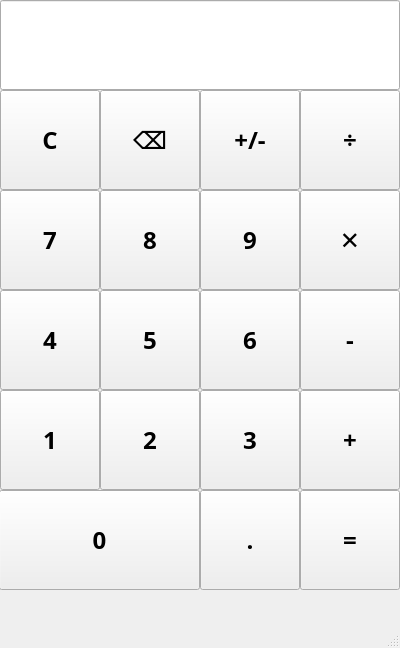
<?xml version="1.0" encoding="UTF-8"?>
<ui version="4.0">
 <class>MainWindow</class>
 <widget class="QMainWindow" name="MainWindow">
  <property name="geometry">
   <rect>
    <x>0</x>
    <y>0</y>
    <width>400</width>
    <height>648</height>
   </rect>
  </property>
  <property name="windowTitle">
   <string>MainWindow</string>
  </property>
  <widget class="QWidget" name="centralwidget">
   <widget class="QPushButton" name="pushButton_7">
    <property name="geometry">
     <rect>
      <x>0</x>
      <y>190</y>
      <width>100</width>
      <height>100</height>
     </rect>
    </property>
    <property name="font">
     <font>
      <family>Segoe UI Black</family>
      <pointsize>18</pointsize>
      <weight>75</weight>
      <bold>true</bold>
     </font>
    </property>
    <property name="text">
     <string>7</string>
    </property>
   </widget>
   <widget class="QPushButton" name="pushButton_8">
    <property name="geometry">
     <rect>
      <x>100</x>
      <y>190</y>
      <width>100</width>
      <height>100</height>
     </rect>
    </property>
    <property name="font">
     <font>
      <family>Segoe UI Black</family>
      <pointsize>18</pointsize>
      <weight>75</weight>
      <bold>true</bold>
     </font>
    </property>
    <property name="text">
     <string>8</string>
    </property>
   </widget>
   <widget class="QPushButton" name="pushButton_9">
    <property name="geometry">
     <rect>
      <x>200</x>
      <y>190</y>
      <width>100</width>
      <height>100</height>
     </rect>
    </property>
    <property name="font">
     <font>
      <family>Segoe UI Black</family>
      <pointsize>18</pointsize>
      <weight>75</weight>
      <bold>true</bold>
     </font>
    </property>
    <property name="text">
     <string>9</string>
    </property>
   </widget>
   <widget class="QPushButton" name="pushButton_4">
    <property name="geometry">
     <rect>
      <x>0</x>
      <y>290</y>
      <width>100</width>
      <height>100</height>
     </rect>
    </property>
    <property name="font">
     <font>
      <family>Segoe UI Black</family>
      <pointsize>18</pointsize>
      <weight>75</weight>
      <bold>true</bold>
     </font>
    </property>
    <property name="text">
     <string>4</string>
    </property>
   </widget>
   <widget class="QPushButton" name="pushButton_5">
    <property name="geometry">
     <rect>
      <x>100</x>
      <y>290</y>
      <width>100</width>
      <height>100</height>
     </rect>
    </property>
    <property name="font">
     <font>
      <family>Segoe UI Black</family>
      <pointsize>18</pointsize>
      <weight>75</weight>
      <bold>true</bold>
     </font>
    </property>
    <property name="text">
     <string>5</string>
    </property>
   </widget>
   <widget class="QPushButton" name="pushButton_6">
    <property name="geometry">
     <rect>
      <x>200</x>
      <y>290</y>
      <width>100</width>
      <height>100</height>
     </rect>
    </property>
    <property name="font">
     <font>
      <family>Segoe UI Black</family>
      <pointsize>18</pointsize>
      <weight>75</weight>
      <bold>true</bold>
     </font>
    </property>
    <property name="text">
     <string>6</string>
    </property>
   </widget>
   <widget class="QPushButton" name="pushButton_1">
    <property name="geometry">
     <rect>
      <x>0</x>
      <y>390</y>
      <width>100</width>
      <height>100</height>
     </rect>
    </property>
    <property name="font">
     <font>
      <family>Segoe UI Black</family>
      <pointsize>18</pointsize>
      <weight>75</weight>
      <bold>true</bold>
     </font>
    </property>
    <property name="styleSheet">
     <string notr="true"/>
    </property>
    <property name="text">
     <string>1</string>
    </property>
   </widget>
   <widget class="QPushButton" name="pushButton_2">
    <property name="geometry">
     <rect>
      <x>100</x>
      <y>390</y>
      <width>100</width>
      <height>100</height>
     </rect>
    </property>
    <property name="font">
     <font>
      <family>Segoe UI Black</family>
      <pointsize>18</pointsize>
      <weight>75</weight>
      <bold>true</bold>
     </font>
    </property>
    <property name="text">
     <string>2</string>
    </property>
   </widget>
   <widget class="QPushButton" name="pushButton_3">
    <property name="geometry">
     <rect>
      <x>200</x>
      <y>390</y>
      <width>100</width>
      <height>100</height>
     </rect>
    </property>
    <property name="font">
     <font>
      <family>Segoe UI Black</family>
      <pointsize>18</pointsize>
      <weight>75</weight>
      <bold>true</bold>
     </font>
    </property>
    <property name="text">
     <string>3</string>
    </property>
   </widget>
   <widget class="QPushButton" name="pushButton_div">
    <property name="geometry">
     <rect>
      <x>300</x>
      <y>90</y>
      <width>100</width>
      <height>100</height>
     </rect>
    </property>
    <property name="font">
     <font>
      <family>Segoe UI Black</family>
      <pointsize>18</pointsize>
      <weight>75</weight>
      <bold>true</bold>
     </font>
    </property>
    <property name="text">
     <string>÷</string>
    </property>
   </widget>
   <widget class="QPushButton" name="pushButton_zero">
    <property name="geometry">
     <rect>
      <x>-1</x>
      <y>490</y>
      <width>201</width>
      <height>100</height>
     </rect>
    </property>
    <property name="font">
     <font>
      <family>Segoe UI Black</family>
      <pointsize>18</pointsize>
      <weight>75</weight>
      <bold>true</bold>
     </font>
    </property>
    <property name="text">
     <string>0</string>
    </property>
   </widget>
   <widget class="QPushButton" name="pushButton_mul">
    <property name="geometry">
     <rect>
      <x>300</x>
      <y>190</y>
      <width>100</width>
      <height>100</height>
     </rect>
    </property>
    <property name="font">
     <font>
      <family>Segoe UI Black</family>
      <pointsize>18</pointsize>
      <weight>75</weight>
      <bold>true</bold>
     </font>
    </property>
    <property name="text">
     <string>✕</string>
    </property>
   </widget>
   <widget class="QPushButton" name="pushButton_minus">
    <property name="geometry">
     <rect>
      <x>300</x>
      <y>290</y>
      <width>100</width>
      <height>100</height>
     </rect>
    </property>
    <property name="font">
     <font>
      <family>Segoe UI Black</family>
      <pointsize>18</pointsize>
      <weight>75</weight>
      <bold>true</bold>
     </font>
    </property>
    <property name="text">
     <string>-</string>
    </property>
   </widget>
   <widget class="QPushButton" name="pushButton_plus">
    <property name="geometry">
     <rect>
      <x>300</x>
      <y>390</y>
      <width>100</width>
      <height>100</height>
     </rect>
    </property>
    <property name="font">
     <font>
      <family>Segoe UI Black</family>
      <pointsize>18</pointsize>
      <weight>75</weight>
      <bold>true</bold>
     </font>
    </property>
    <property name="text">
     <string>+</string>
    </property>
   </widget>
   <widget class="QPushButton" name="pushButton_rezult">
    <property name="geometry">
     <rect>
      <x>300</x>
      <y>490</y>
      <width>100</width>
      <height>100</height>
     </rect>
    </property>
    <property name="font">
     <font>
      <family>Segoe UI Black</family>
      <pointsize>18</pointsize>
      <weight>75</weight>
      <bold>true</bold>
     </font>
    </property>
    <property name="text">
     <string>=</string>
    </property>
   </widget>
   <widget class="QPushButton" name="pushButton_clear">
    <property name="geometry">
     <rect>
      <x>0</x>
      <y>90</y>
      <width>100</width>
      <height>100</height>
     </rect>
    </property>
    <property name="font">
     <font>
      <family>Segoe UI Black</family>
      <pointsize>18</pointsize>
      <weight>75</weight>
      <bold>true</bold>
     </font>
    </property>
    <property name="text">
     <string>C</string>
    </property>
   </widget>
   <widget class="QLineEdit" name="RezultEdit">
    <property name="geometry">
     <rect>
      <x>0</x>
      <y>0</y>
      <width>400</width>
      <height>90</height>
     </rect>
    </property>
    <property name="font">
     <font>
      <family>Segoe UI Black</family>
      <pointsize>18</pointsize>
      <weight>75</weight>
      <bold>true</bold>
     </font>
    </property>
   </widget>
   <widget class="QPushButton" name="pushButton_point">
    <property name="geometry">
     <rect>
      <x>200</x>
      <y>490</y>
      <width>100</width>
      <height>100</height>
     </rect>
    </property>
    <property name="font">
     <font>
      <family>Segoe UI Black</family>
      <pointsize>18</pointsize>
      <weight>75</weight>
      <bold>true</bold>
     </font>
    </property>
    <property name="text">
     <string>.</string>
    </property>
   </widget>
   <widget class="QPushButton" name="pushButton_plus_minus">
    <property name="geometry">
     <rect>
      <x>200</x>
      <y>90</y>
      <width>100</width>
      <height>100</height>
     </rect>
    </property>
    <property name="font">
     <font>
      <family>Segoe UI Black</family>
      <pointsize>18</pointsize>
      <weight>75</weight>
      <bold>true</bold>
     </font>
    </property>
    <property name="text">
     <string>+/-</string>
    </property>
   </widget>
   <widget class="QPushButton" name="pushButton_delete">
    <property name="geometry">
     <rect>
      <x>100</x>
      <y>90</y>
      <width>100</width>
      <height>100</height>
     </rect>
    </property>
    <property name="font">
     <font>
      <family>Segoe UI Black</family>
      <pointsize>18</pointsize>
      <weight>75</weight>
      <bold>true</bold>
     </font>
    </property>
    <property name="text">
     <string>⌫</string>
    </property>
   </widget>
  </widget>
  <widget class="QMenuBar" name="menubar">
   <property name="geometry">
    <rect>
     <x>0</x>
     <y>0</y>
     <width>400</width>
     <height>26</height>
    </rect>
   </property>
  </widget>
  <widget class="QStatusBar" name="statusbar"/>
 </widget>
 <resources/>
 <connections/>
</ui>
